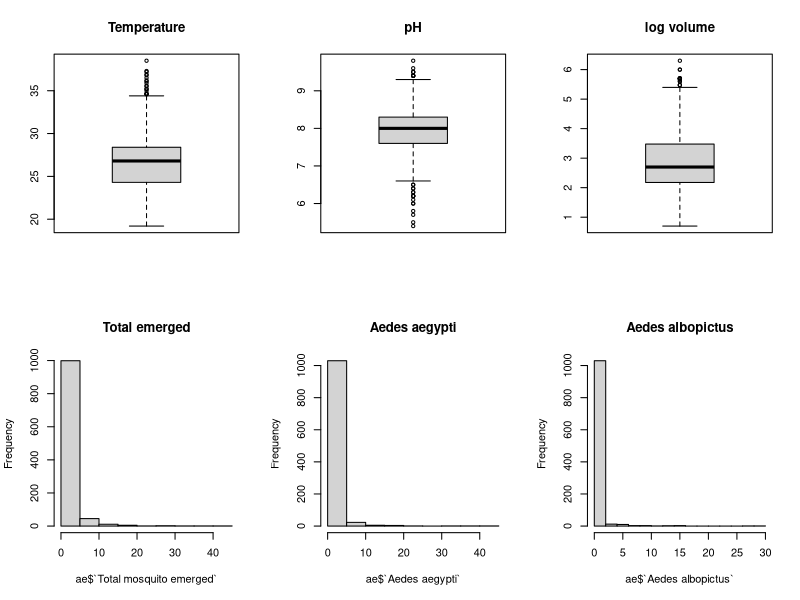
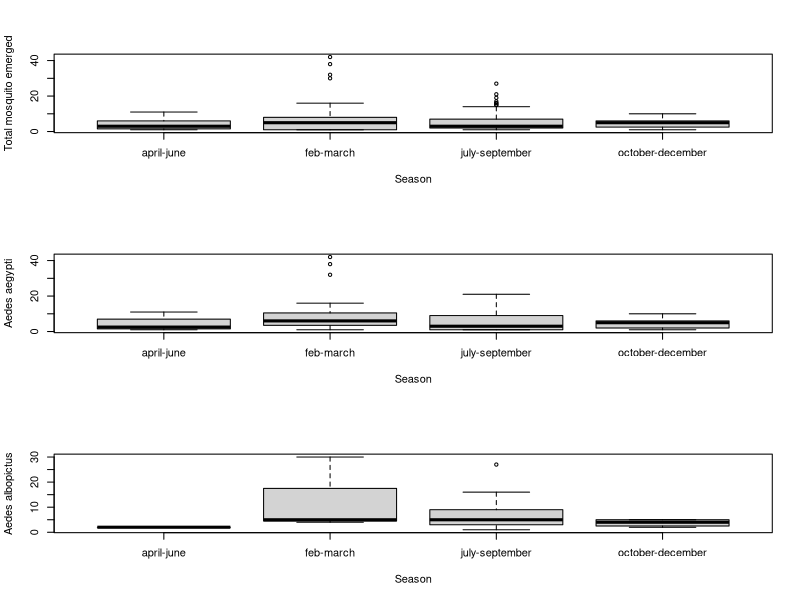
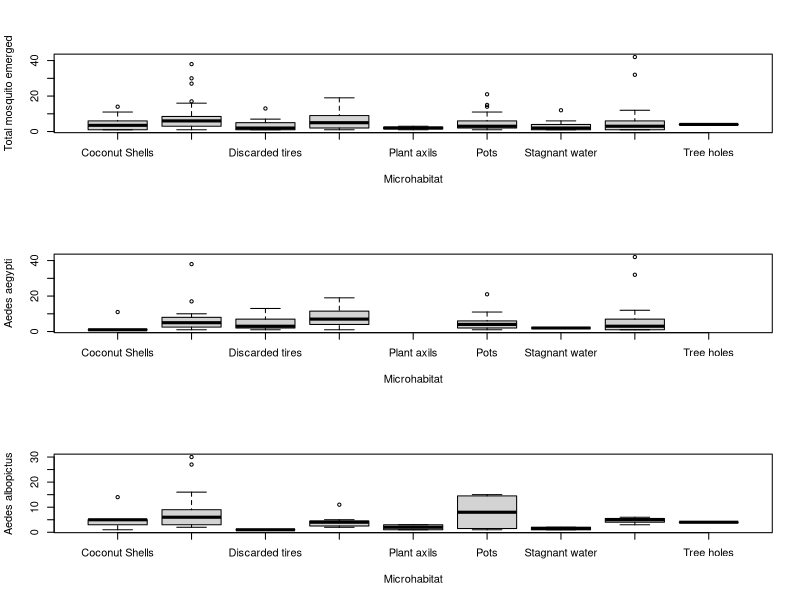
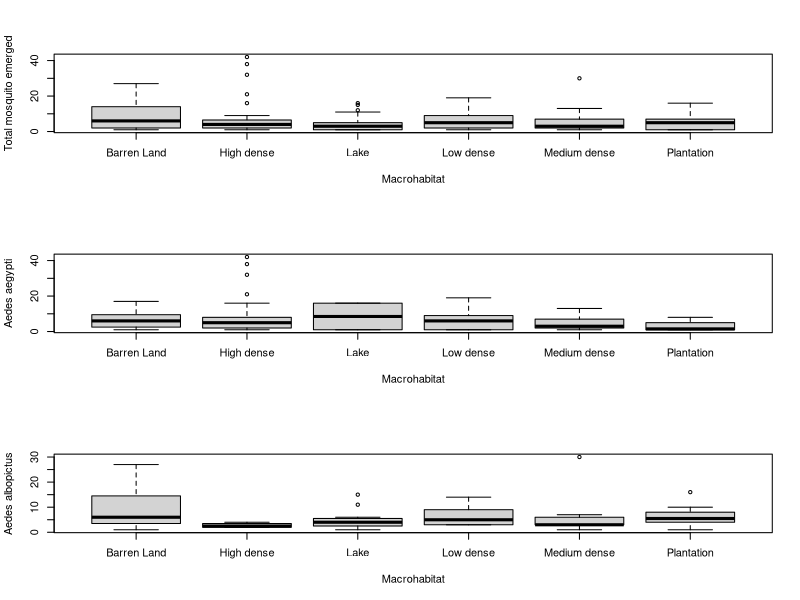
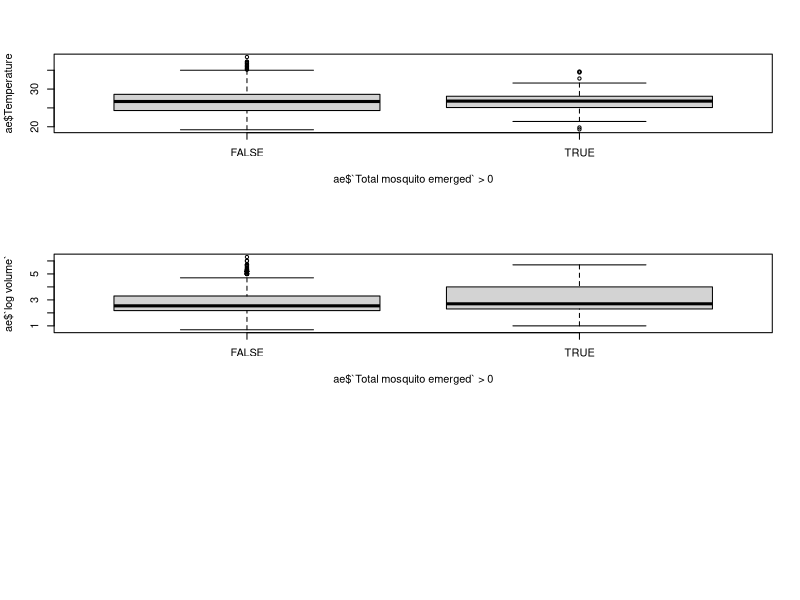
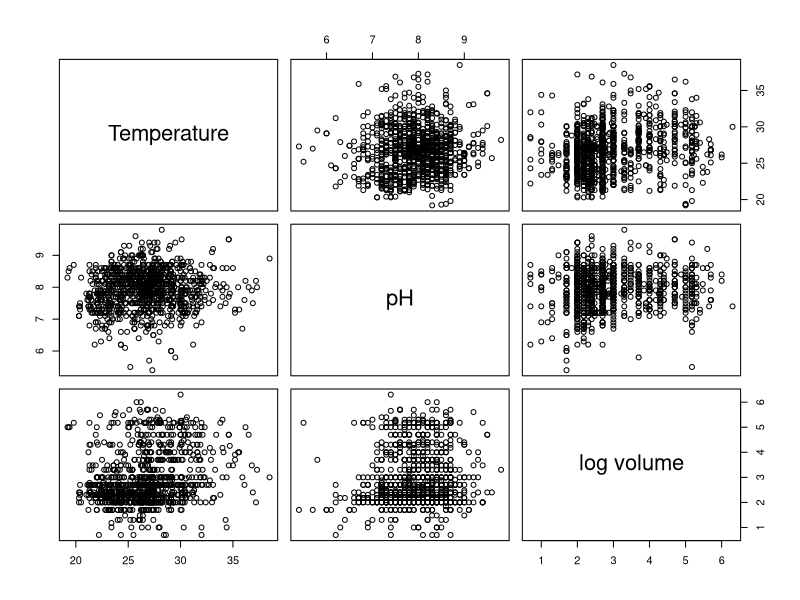
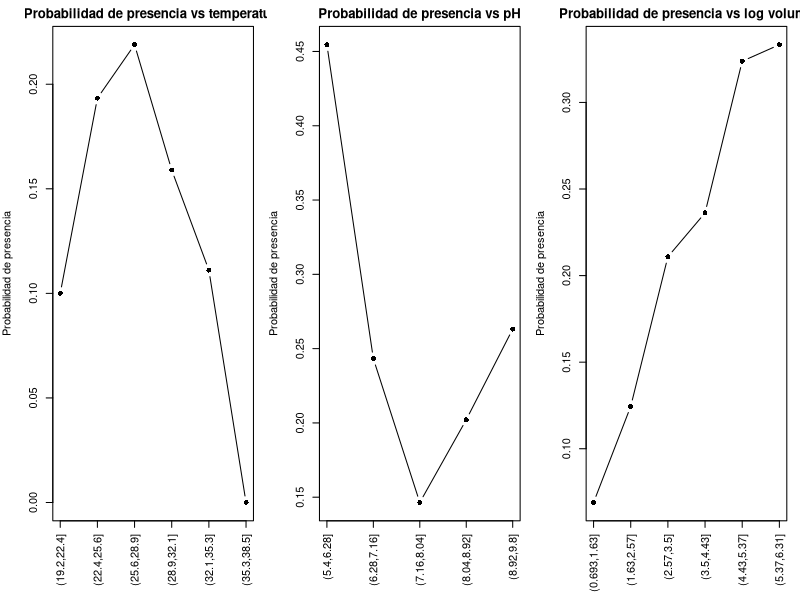
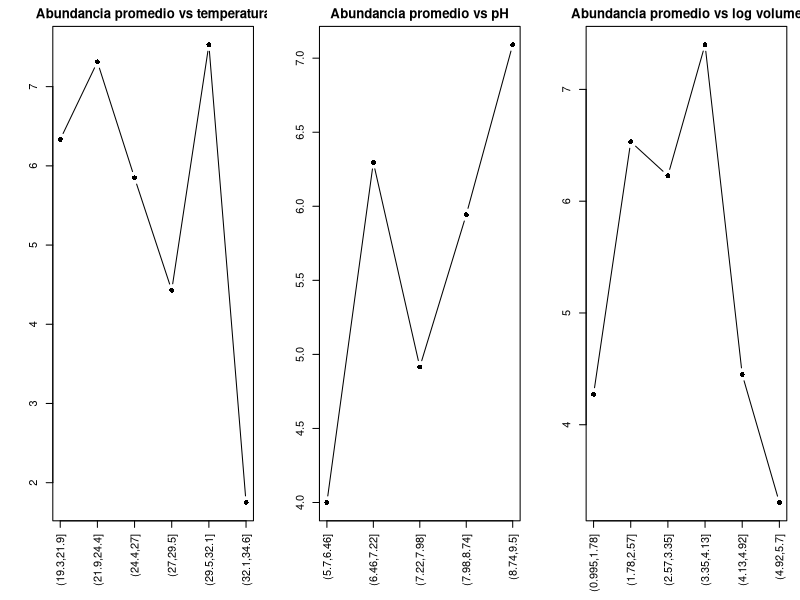

These figures' R source, in order:
# ==========================================
# TP2 Bioestadística - AE paper Aedes
# ==========================================
library(readxl)
library(car)

#  Cargar base
datos <- read_excel("aedes_data.xlsx")

dim(datos)

# ==================
# Paso 0: filtrado e inspeccion inicial
# ==================
# Nos quedamos solamente con los criaderos activos (log volume >0)
# y los datos longitudinales (Grid_type == Index)

seleccion = datos$`log volume` > 0 & datos$Grid_type == "Index"
datos_clean <- datos[seleccion, ]

# ----------------------------
# Selección de variables para AE
# ----------------------------
# Variables respuesta:
# Prevalence
# Total mosquito emerged
# Aedes aegypti
# Aedes albopictus
#
# Variables explicativas:
# Season
# Microhabitat
# Macrohabitat
# Temperature
# pH
# log volume

ae <- datos_clean[, c(
  "Prevalence",
  "Total mosquito emerged",
  "Aedes aegypti",
  "Aedes albopictus",
  "Season",
  "Macrohabitat",
  "Microhabitat",
  "Temperature",
  "pH",
  "log volume",
  "Grid_no",
  "Latititude",
  "Longitude"
)]

dim(ae)
str(ae)
colSums(is.na(ae))


# Convertimos las variables categorias en factor
ae$Season <- as.factor(ae$Season)
ae$Macrohabitat <- as.factor(ae$Macrohabitat)
ae$Microhabitat <- as.factor(ae$Microhabitat)
ae$Prevalence <- factor(ae$Prevalence, levels = c(0,1))

str(ae)
summary(ae)


# ----------------------------
# Paso 1: outliers
# ----------------------------
# Analizamos outliers gráficamente con los boxplots
# e histogramas

x11()
par(mfrow = c(2,3))
boxplot(ae$Temperature, main = "Temperature")
boxplot(ae$pH, main = "pH")
boxplot(ae$`log volume`, main = "log volume")

# En las variables de abundancia, la gran cantidad de ceros genera
# una fuerte asimetría, lo que provoca que los boxplots resulten
# poco informativos (cajas comprimidas en torno a cero).
#
# Por este motivo, se opta por no utilizarlos para estas variables
# y analizar la distribución mediante proporción de ceros e histogramas.

# Calculamos proporcion de ceros

mean(ae$`Total mosquito emerged` == 0)
mean(ae$`Aedes aegypti` == 0)
mean(ae$`Aedes albopictus` == 0)

# Se observa una alta proporción de ceros en las variables de abundancia.
# Total mosquito emerged: 83% ceros
# Aegypti: 92% ceros
# Albopictus: 95% ceros

hist(ae$`Total mosquito emerged`, main="Total emerged")
hist(ae$`Aedes aegypti`, main="Aedes aegypti")
hist(ae$`Aedes albopictus`, main="Aedes albopictus")

# Se observa una alta proporción de ceros en las variables de abundancia,
# lo que indica una distribución altamente asimétrica y sugiere la presencia
# de exceso de ceros.
#
# Esto implica que el modelo debe tener en cuenta el exceso de ceros,
# ya que la distribución observada no es compatible con modelos simples.


# --------------------------------
# Paso 2: Homogeneidad de varianza
# --------------------------------
# Se evaluó la homogeneidad de varianza mediante boxplots de las variables de abundancia
# en función de distintas variables explicativas.
# Dado que las variables de abundancia tienen exceso de ceros, esto achata los boxplots,
# para salvar este inconveniente y poder observar diferencias en los boxplot, se analiza 
# la abundancia condicionada a la presencia.

ae_tot <- ae[ae$`Total mosquito emerged` > 0, ]
ae_aeg <- ae[ae$`Aedes aegypti` > 0, ]
ae_albo <- ae[ae$`Aedes albopictus` > 0, ]

x11()
par(mfrow = c(3,1))
boxplot(`Total mosquito emerged` ~ Season, data=ae_tot)
boxplot(`Aedes aegypti` ~ Season, data=ae_aeg)
boxplot(`Aedes albopictus` ~ Season, data=ae_albo)


x11()
par(mfrow = c(3,1))
boxplot(`Total mosquito emerged` ~ Microhabitat, data = ae_tot)
boxplot(`Aedes aegypti` ~ Microhabitat, data = ae_aeg)
boxplot(`Aedes albopictus` ~ Microhabitat, data = ae_albo)

x11()
par(mfrow = c(3,1))
boxplot(`Total mosquito emerged` ~ Macrohabitat, data = ae_tot)
boxplot(`Aedes aegypti` ~ Macrohabitat, data = ae_aeg)
boxplot(`Aedes albopictus` ~ Macrohabitat, data = ae_albo)


# Al analizar únicamente los valores positivos, se observan diferencias en la
# distribución de la abundancia entre estaciones.

# La variable total muestra mayor dispersión en feb–march y july–september,
# indicando variación estacional en la abundancia.

# Aedes aegypti presenta un patrón similar al total, con presencia en varias estaciones.

# En cambio, Aedes albopictus muestra un comportamiento más concentrado,
# con mayor abundancia en july–september y baja presencia en el resto.

# Ambas especies muestran dinámicas diferentes, por lo que el uso de la abundancia
# total podría ocultar patrones específicos.


# ----------------------------
# Paso 3: Distribución de la variable respuesta
# ----------------------------

table(ae$Prevalence)
prop.table(table(ae$Prevalence))


# Se analizó la distribución de las variables respuesta.

# Prevalence: variable dicotómica (0/1), con predominio de ceros (81%),
# lo que indica baja frecuencia de presencia.

# Total mosquito emerged: presenta una distribución altamente asimétrica,
# con fuerte concentración en valores cercanos a cero y una cola larga
# hacia valores altos.

# Aedes aegypti y Aedes albopictus muestran patrones similares,
# con alta proporción de ceros y presencia ocasional de valores elevados.

# En conjunto, las variables de conteo no siguen una distribución normal,
# presentando asimetría y exceso de ceros, lo que deberá ser considerado
# en el modelado.


# ----------------------------
# Paso 4: Exceso de ceros
# ----------------------------

# Proporción de ceros

cat("Proporción en Total mosquito emerged: ")
mean(ae$`Total mosquito emerged` == 0)

cat("Proporción en Aedes aegypti: ")
mean(ae$`Aedes aegypti` == 0)

cat("Proporcion en Aedes albopictus: ")
mean(ae$`Aedes albopictus` == 0)

# Total mosquito emerged: 83%
# Aedes aegypti: 92%
# Aedes albopictus: 95%

boxplot(ae$Temperature ~ (ae$`Total mosquito emerged` > 0))
boxplot(ae$`log volume` ~ (ae$`Total mosquito emerged` > 0))

# Si bien se eliminaron los criaderos sin agua (log volume = 0),
# aún se observa una alta proporción de ceros en las variables de abundancia.

# Estos ceros podrían responder a distintos procesos.

# Por un lado, es posible que existan ceros estructurales, asociados a condiciones
# ambientales que limitan completamente la presencia de mosquitos.

# Sin embargo, el análisis de variables como la temperatura muestra un alto
# solapamiento entre observaciones con y sin presencia, lo que sugiere que
# estas variables por sí solas no permiten identificar claramente dichos casos.

# Por otro lado, se observan ceros biológicos, donde, aun existiendo condiciones
# potencialmente favorables, no se registra presencia de mosquitos.

# Es posible la coexistencia de múltiples procesos generadores de ceros, 
# aunque no es posible distinguirlos completamente a partir de los datos
# disponibles.

# ----------------------------
# Paso 5: Colinealidad
# ----------------------------

num_vars <- ae[, c("Temperature", "pH", "log volume")]
cor(num_vars)

pairs(num_vars)


# VIF
modelo <- lm(`Total mosquito emerged` ~ Temperature + pH + `log volume`, data = ae)
vif(modelo)


# Se evaluó la colinealidad entre las variables explicativas continuas
# (Temperature, pH y log volume) mediante coeficientes de correlación
# y gráficos de dispersión.

# Los coeficientes de correlación fueron bajos en todos los casos (r < 0.3),
# lo que indica ausencia de relaciones lineales fuertes entre las variables.

# Los gráficos de dispersión confirman esta observación, mostrando nubes
# de puntos sin patrones definidos.

# Además, se calcularon los factores de inflación de la varianza (VIF),
# obteniéndose valores cercanos a 1 en todas las variables,
# lo que confirma la ausencia de colinealidad relevante.

# ----------------------------
# Paso 6: Relacion Y - X
# ----------------------------


# Analisis de Prevalence

temp_bin <- cut(ae$Temperature, breaks = 6)

prop_pres <- tapply(ae$Prevalence == 1, temp_bin, mean)

x11()
par(mfrow = c(1,3), mar = c(6,4,2,1))
plot(prop_pres, type = "b", pch = 16,
     main = "Probabilidad de presencia vs temperatura",
     ylab = "Probabilidad de presencia",
     xlab = "",
     xaxt = "n")

axis(1, at = 1:length(prop_pres), labels = names(prop_pres), las = 2)


ph_bin <- cut(ae$pH, breaks = 5)

prop_ph <- tapply(ae$Prevalence == 1, ph_bin, mean)

plot(prop_ph, type = "b", pch = 16,
     main = "Probabilidad de presencia vs pH",
     ylab = "Probabilidad de presencia",
     xlab = "",
     xaxt = "n")

axis(1, at = 1:length(prop_ph), labels = names(prop_ph), las = 2)

vol_bin <- cut(ae$`log volume`, breaks = 6)

prop_vol <- tapply(ae$Prevalence == 1, vol_bin, mean)

plot(prop_vol, type = "b", pch = 16,
     main = "Probabilidad de presencia vs log volume",
     ylab = "Probabilidad de presencia",
     xlab = "",
     xaxt = "n")

axis(1, at = 1:length(prop_vol), labels = names(prop_vol), las = 2)


# Analizamos la abundancia (criaderos con mosquitos)

ae_pos <- ae[ae$`Total mosquito emerged` > 0, ]

# crear intervalos
temp_bin <- cut(ae_pos$Temperature, breaks = 6)

# promedio por intervalo
prom_temp <- tapply(ae_pos$`Total mosquito emerged`, temp_bin, mean)

x11()
par(mfrow = c(1,3), mar = c(6,4,2,1))

# graficar
plot(prom_temp, type = "b", pch = 16,
     main = "Abundancia promedio vs temperatura",
     xlab = "",
     ylab = "",
     xaxt = "n")

# agregar etiquetas del eje X
axis(1, at = 1:length(prom_temp), labels = names(prom_temp), las = 2)

ph_bin <- cut(ae_pos$pH, breaks = 5)
prom_ph <- tapply(ae_pos$`Total mosquito emerged`, ph_bin, mean)

plot(prom_ph, type = "b", pch = 16,
     main = "Abundancia promedio vs pH",
     xlab = "",
     ylab = "",
     xaxt = "n")

axis(1, at = 1:length(prom_ph), labels = names(prom_ph), las = 2)

vol_bin <- cut(ae_pos$`log volume`, breaks = 6)
prom_vol <- tapply(ae_pos$`Total mosquito emerged`, vol_bin, mean)

plot(prom_vol, type = "b", pch = 16,
     main = "Abundancia promedio vs log volume",
     xlab = "",
     ylab = "",
     xaxt = "n")

axis(1, at = 1:length(prom_vol), labels = names(prom_vol), las = 2)



# Analizamos la abundancia de Aedes aegyptu

ae_pos <- ae[ae$`Aedes aegypti` > 0, ]

# crear intervalos
temp_bin <- cut(ae_pos$Temperature, breaks = 6)

# promedio por intervalo
prom_temp <- tapply(ae_pos$`Aedes aegypti`, temp_bin, mean)

x11()
par(mfrow = c(1,3), mar = c(6,4,2,1))

# graficar
plot(prom_temp, type = "b", pch = 16,
     main = "aegypti promedio vs temperatura",
     xlab = "",
     ylab = "",
     xaxt = "n")

# agregar etiquetas del eje X
axis(1, at = 1:length(prom_temp), labels = names(prom_temp), las = 2)

ph_bin <- cut(ae_pos$pH, breaks = 5)
prom_ph <- tapply(ae_pos$`Aedes aegypti`, ph_bin, mean)

plot(prom_ph, type = "b", pch = 16,
     main = "aegypti promedio vs pH",
     xlab = "",
     ylab = "",
     xaxt = "n")

axis(1, at = 1:length(prom_ph), labels = names(prom_ph), las = 2)

vol_bin <- cut(ae_pos$`log volume`, breaks = 6)
prom_vol <- tapply(ae_pos$`Aedes aegypti`, vol_bin, mean)

plot(prom_vol, type = "b", pch = 16,
     main = "aegypti promedio vs log volume",
     xlab = "",
     ylab = "",
     xaxt = "n")

axis(1, at = 1:length(prom_vol), labels = names(prom_vol), las = 2)


# Analizamos la abundancia de Aedes albopictus

ae_pos <- ae[ae$`Aedes albopictus` > 0, ]

# crear intervalos
temp_bin <- cut(ae_pos$Temperature, breaks = 6)

# promedio por intervalo
prom_temp <- tapply(ae_pos$`Aedes albopictus`, temp_bin, mean)

x11()
par(mfrow = c(1,3), mar = c(6,4,2,1))

# graficar
plot(prom_temp, type = "b", pch = 16,
     main = "albopictus promedio vs temperatura",
     xlab = "",
     ylab = "",
     xaxt = "n")

# agregar etiquetas del eje X
axis(1, at = 1:length(prom_temp), labels = names(prom_temp), las = 2)

ph_bin <- cut(ae_pos$pH, breaks = 5)
prom_ph <- tapply(ae_pos$`Aedes albopictus`, ph_bin, mean)

plot(prom_ph, type = "b", pch = 16,
     main = "albopictus promedio vs pH",
     xlab = "",
     ylab = "",
     xaxt = "n")

axis(1, at = 1:length(prom_ph), labels = names(prom_ph), las = 2)

vol_bin <- cut(ae_pos$`log volume`, breaks = 6)
prom_vol <- tapply(ae_pos$`Aedes albopictus`, vol_bin, mean)

plot(prom_vol, type = "b", pch = 16,
     main = "albopictus promedio vs log volume",
     xlab = "",
     ylab = "",
     xaxt = "n")

axis(1, at = 1:length(prom_vol), labels = names(prom_vol), las = 2)


# En cuanto a la prevalencia, se observan patrones no lineales en función
# de las variables ambientales. La probabilidad de prevalencia tiende a
# concentrarse en ciertos rangos de temperatura, presenta un comportamiento
# no lineal respecto al pH, y aumenta con el logaritmo del volumen de agua.

# En relación a la abundancia (considerando únicamente valores positivos),
# también se observan patrones no lineales. Se identifican
# máximos en rangos intermedios de temperatura y volumen, así como
# variaciones no lineales en función del pH.

# Se observan diferencias en los patrones entre Aedes aegypti
# y Aedes albopictus, lo que sugiere que ambas especies responden
# de manera distinta a las condiciones ambientales.

# Esto indica que no es adecuado asumir un comportamiento similar
# entre especies y que esta diferencia deberá considerarse en el modelado.


# ----------------------------
# Paso 7: Interacciones
# ----------------------------

levels(ae$Season)
table(ae$Season)

ae$temp_grupo <- cut(ae$Temperature, breaks = 3)
table(ae$temp_grupo)

x11()
par(mfrow = c(2,2))
boxplot(ae$`Total mosquito emerged` ~ ae$temp_grupo,
        subset = ae$Season == "feb-march",
        main = "january-march",
        xlab = "Temperature",
        ylab = "Abundancia")

boxplot(ae$`Total mosquito emerged` ~ ae$temp_grupo,
        subset = ae$Season == "april-june",
        main = "april-june",
        xlab = "Temperature",
        ylab = "Abundancia")

boxplot(ae$`Total mosquito emerged` ~ ae$temp_grupo,
        subset = ae$Season == "july-september",
        main = "july-september",
        xlab = "Temperature",
        ylab = "Abundancia")

boxplot(ae$`Total mosquito emerged` ~ ae$temp_grupo,
        subset = ae$Season == "october-december",
        main = "october-december",
        xlab = "Temperature",
        ylab = "Abundancia")


# Se exploró la relación entre la abundancia y la temperatura en función
# de la estación del año.

# Se observan diferencias claras en la distribución de la abundancia
# entre estaciones. En particular, la estación july–september presenta
# mayor cantidad de valores positivos y mayor dispersión, mientras que
# en las demás estaciones predominan los valores cercanos a cero.

# Esto indica que la estación no solo afecta el nivel de abundancia,
# sino que también podría modificar la relación entre la temperatura
# y la respuesta.


# ----------------------------
# Paso 8: Independencia
# ----------------------------

# Se observa que existen múltiples mediciones dentro de una misma grilla, 
# lo que indica dependencia espacial entre las observaciones.

# Además, las mediciones se realizaron en distintas estaciones del año, lo que 
# introduce una posible dependencia temporal.

# Por lo tanto, las observaciones no pueden considerarse completamente 
# independientes y esta condición deberá tenerse en cuenta en el modelado.



# ====================================
# Conclusiones del análisis exploratorio
# ====================================

# La variable respuesta presenta una alta proporción de ceros,
# una distribución asimétrica y relaciones no lineales con las variables explicativas.

# Además, se identificaron diferencias entre la presencia de mosquitos
# y la abundancia cuando están presentes, lo que sugiere que se trata
# de dos procesos distintos.

# Estas características indican que no es adecuado utilizar modelos lineales simples.

# En consecuencia, se requieren modelos que consideren la naturaleza de conteo
# de los datos, el exceso de ceros y la posible separación entre presencia
# y abundancia.
